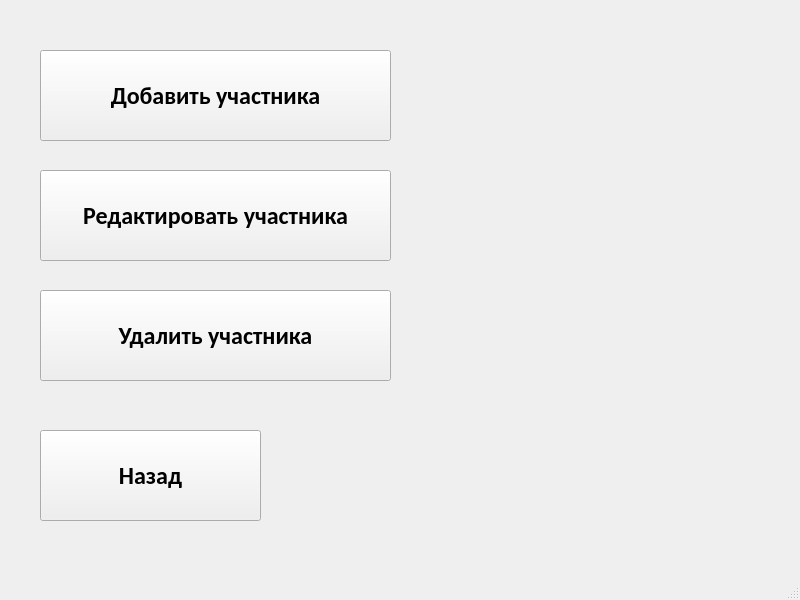
<?xml version="1.0" encoding="UTF-8"?>
<ui version="4.0">
 <class>MainWindow</class>
 <widget class="QMainWindow" name="MainWindow">
  <property name="geometry">
   <rect>
    <x>0</x>
    <y>0</y>
    <width>800</width>
    <height>600</height>
   </rect>
  </property>
  <property name="windowTitle">
   <string>MainWindow</string>
  </property>
  <widget class="QWidget" name="centralwidget">
   <widget class="QPushButton" name="AddPlayer">
    <property name="geometry">
     <rect>
      <x>40</x>
      <y>50</y>
      <width>351</width>
      <height>91</height>
     </rect>
    </property>
    <property name="font">
     <font>
      <family>Calibri</family>
      <pointsize>18</pointsize>
      <weight>75</weight>
      <bold>true</bold>
     </font>
    </property>
    <property name="text">
     <string>Добавить участника</string>
    </property>
   </widget>
   <widget class="QPushButton" name="EditPlayer">
    <property name="geometry">
     <rect>
      <x>40</x>
      <y>170</y>
      <width>351</width>
      <height>91</height>
     </rect>
    </property>
    <property name="font">
     <font>
      <family>Calibri</family>
      <pointsize>18</pointsize>
      <weight>75</weight>
      <bold>true</bold>
     </font>
    </property>
    <property name="text">
     <string>Редактировать участника</string>
    </property>
   </widget>
   <widget class="QPushButton" name="DelPlayer">
    <property name="geometry">
     <rect>
      <x>40</x>
      <y>290</y>
      <width>351</width>
      <height>91</height>
     </rect>
    </property>
    <property name="font">
     <font>
      <family>Calibri</family>
      <pointsize>18</pointsize>
      <weight>75</weight>
      <bold>true</bold>
     </font>
    </property>
    <property name="text">
     <string>Удалить участника</string>
    </property>
   </widget>
   <widget class="QPushButton" name="Back2">
    <property name="geometry">
     <rect>
      <x>40</x>
      <y>430</y>
      <width>221</width>
      <height>91</height>
     </rect>
    </property>
    <property name="font">
     <font>
      <family>Calibri</family>
      <pointsize>18</pointsize>
      <weight>75</weight>
      <bold>true</bold>
     </font>
    </property>
    <property name="text">
     <string>Назад</string>
    </property>
   </widget>
  </widget>
  <widget class="QMenuBar" name="menubar">
   <property name="geometry">
    <rect>
     <x>0</x>
     <y>0</y>
     <width>800</width>
     <height>26</height>
    </rect>
   </property>
  </widget>
  <widget class="QStatusBar" name="statusbar"/>
 </widget>
 <resources/>
 <connections/>
</ui>
